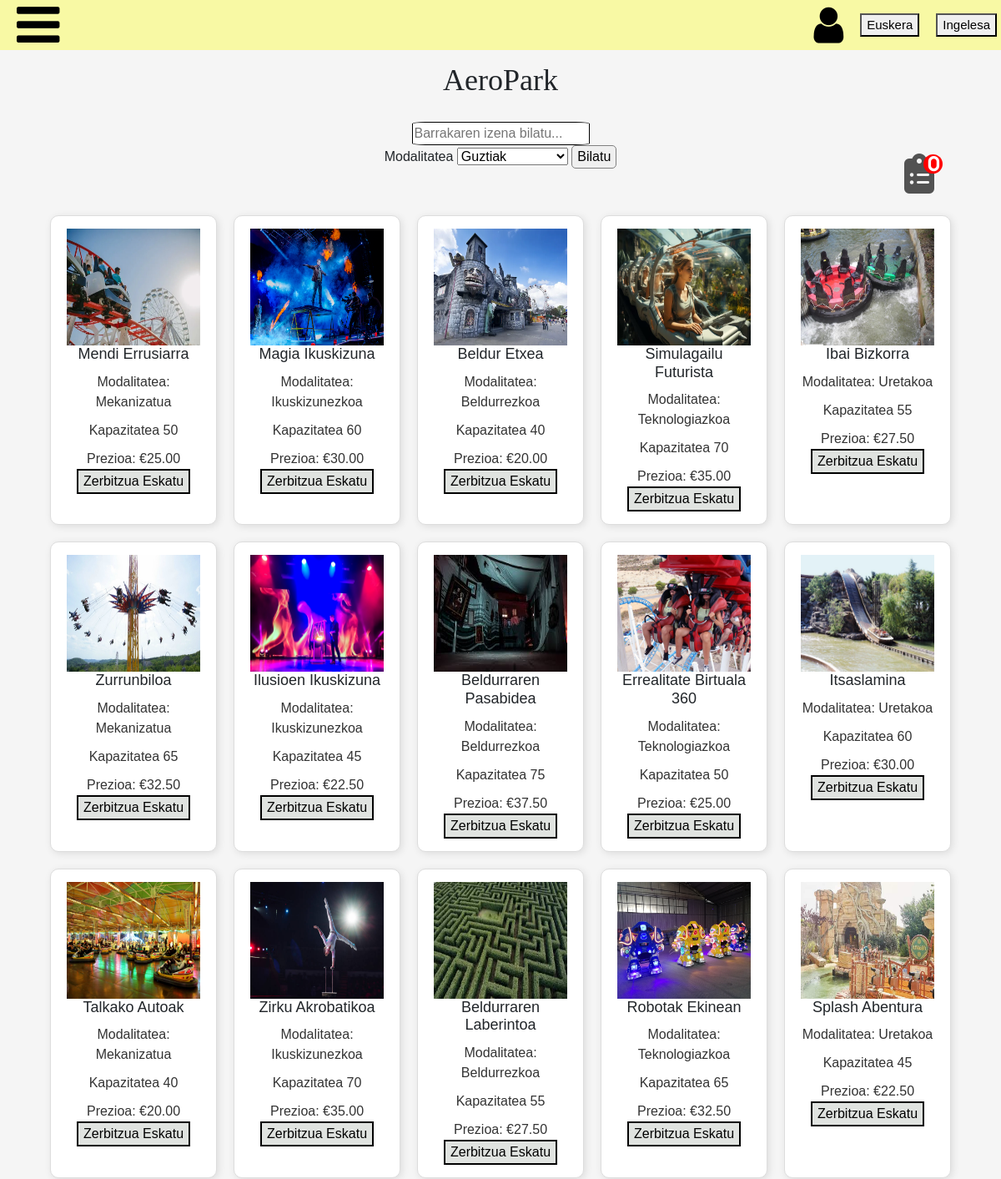
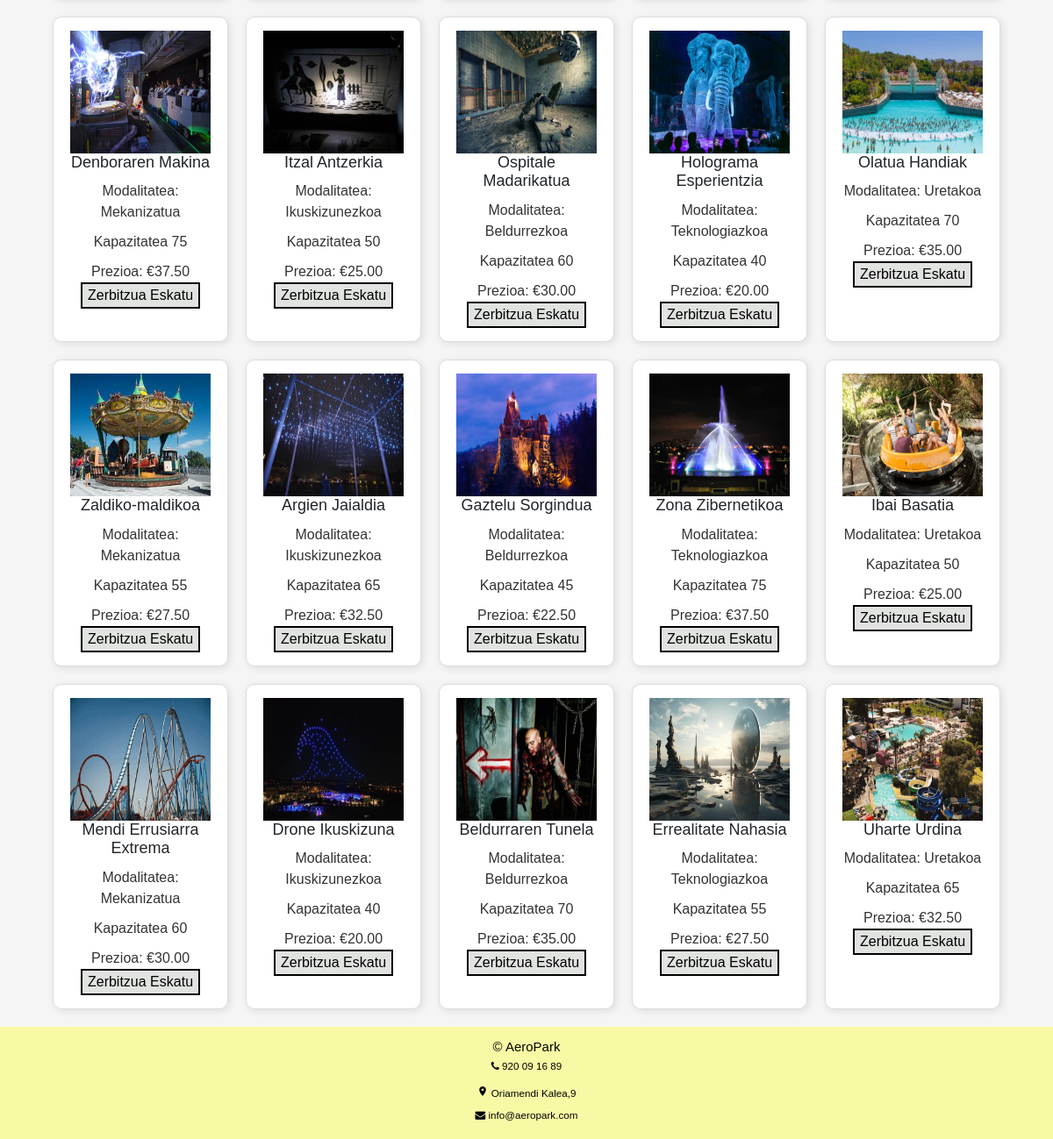
/web/zerbitzuOrria/zerbitzuOrria.php, run on the app's committed database (2 pictures, top to bottom).
### tables this page shows
CREATE TABLE `barraka` (
  `idBarraka` int NOT NULL AUTO_INCREMENT,
  `izena` varchar(45) NOT NULL,
  `modalitatea` enum('Mekanizatua','Uretakoa','Teknologiazkoa','Beldurrezkoa','Ikuskizunezkoa') NOT NULL,
  `kapazitatea` int NOT NULL,
  `prezioa` double NOT NULL,
  `irudia` varchar(100) DEFAULT NULL,
  `Langilea_idLangilea` int NOT NULL,
  PRIMARY KEY (`idBarraka`),
  KEY `fk_Barraka_Langilea1_idx` (`Langilea_idLangilea`),
  CONSTRAINT `fk_Barraka_Langilea1` FOREIGN KEY (`Langilea_idLangilea`) REFERENCES `langilea` (`idLangilea`)
);

### web/zerbitzuOrria/zerbitzuOrria.php (the view, shortened to what this page needs)
<?php
 require_once("../header/header.php");
$conn = konexioaSortu();
require_once("../konfigurazioa/layoutTop.php");
$bilatu = isset($_GET["izenaBilatu"]) ? htmlspecialchars($_GET["izenaBilatu"]) : '';
$sql = "SELECT izena, modalitatea, kapazitatea, prezioa, irudia FROM barraka";
$emaitza = $conn->query($sql);
?>
<html>
<head>
    <?php require_once("../head.php"); ?>
</head>
<body>
    <div class="content-osoa">
        <h1 id="enpresaIzena">AeroPark</h1>
        <form id="filtro" method="GET" action="zerbitzuOrria.php">
            <input type="text" name="izenaBilatu" placeholder="Barrakaren izena bilatu..." /><br>
            <label for="modalitatea">Modalitatea</label>
            <select id="modalitatea" name="modalitatea">
                <option value="">Guztiak</option>
            </select>
            <button id="botoia" type="submit">Bilatu</button>
        </form>
        <div id="barrakaErreserba-ikonoa">
            <a href="barrakaErreserba.php">
                <i class="fa fa-clipboard-list" id="barrakaErreserba">
                    <span id="erreserba-kopurua">0</span>
                </i>
            </a>
        </div>
        <div id="zerbitzuak">
            <?php
            if ($emaitza->num_rows > 0) {
                while ($row = $emaitza->fetch_assoc()) {
                    if (strpos(strtolower($row["izena"]), strtolower($bilatu)) !== false) {
                        $barrakaIzena = $row["izena"];
                        $barrakaIrudi = "../CSS+Irudiak/BarrakaIrudiak/" . $row["irudia"];
                        echo "<div class='barraka'>";
                        echo "<img src='" . $barrakaIrudi . "' height='140px' width='160px' alt='" . htmlspecialchars($barrakaIzena) . "'>";
                        echo "<h3>" . htmlspecialchars($row["izena"]) . "</h3>";
                        echo "<p>Modalitatea: " . htmlspecialchars($row["modalitatea"]) . "</p>";
                        echo "<p>Kapazitatea " . htmlspecialchars($row["kapazitatea"]) . "</p>";
                        echo "<p>Prezioa: €" . number_format($row["prezioa"], 2) . "</p>";
                        echo "<button class='zerbitzuEskatu' data-izena='" . htmlspecialchars($row["izena"]) . "' data-prezioa='" . $row["prezioa"] . "'>Zerbitzua Eskatu</button>";
                        echo "</div>";
                    }
                }
            } else {
                echo "<p>Ez dago barrakarik.</p>";
            }
            ?>
        </div>
    </div>
    <?php require_once("../footer.php"); ?>
</body>
</html>

### web/header/header.php (shortened to what this page needs)
<head>
    <link rel="stylesheet" href="../header/header.css">
</head>
<div class="header">
    <a href="javascript:void(0);" class="ikonoa">
        <i class="fa fa-bars" id="irudia"></i>
    </a>
    <div class="kontuak">
        <?php if (isset($_SESSION['erabiltzailea'])): ?>
            <a href="../saioaHasi/saioaItxi.php" id="saioaItxiLink">Saioa Itxi</a>
        <?php else: ?>
            <a href="../saioaHasi/saioaHasi.php"><i class="fa fa-user" id="login"></i></a>
        <?php endif; ?>
        <button class="translate" data-lang="en">Euskera</button>
        <button class="translate" data-lang="eu">Ingelesa</button>
    </div>
</div>

### web/konfigurazioa/layoutTop.php (shortened to what this page needs)
<!DOCTYPE HTML>
<html lang="es">
<head>
    <link href="https://cdnjs.cloudflare.com/ajax/libs/font-awesome/6.5.1/css/all.min.css" rel="stylesheet">
    <link href="https://cdn.jsdelivr.net/npm/bootstrap@5.3.2/dist/css/bootstrap.min.css" rel="stylesheet">
    <link href="../CSS+Irudiak/css.css" rel="stylesheet">
</head>
<body class=""></body>

### web/head.php (shortened to what this page needs)
<link rel="stylesheet" href="../CSS+Irudiak/css.css">
<link rel="stylesheet" href="https://cdnjs.cloudflare.com/ajax/libs/font-awesome/4.7.0/css/font-awesome.min.css">

### web/footer.php
<footer>
    <div class="footer">
        <div class="footer-content">
            <h3 id="footerIzenburua">&#169; AeroPark</h3>
            <p><i class="fa fa-phone"></i> 920 09 16 89</p>
            <p><i class="material-icons" style="font-size:13px;">place</i> Oriamendi Kalea,9</p>
            <p><i class="fa fa-envelope"></i> info@aeropark.com</p>
        </div>
    </div>
</footer>

### web/header/header.css (style rules this page uses)
body { top: 0px !important; position: relative !important; }
.header { height: 60px; max-height: 60px; overflow: hidden; }

### web/CSS+Irudiak/css.css (style rules this page uses)
body { font-family: Arial, Helvetica, sans-serif; margin: 0; display: grid; grid-template-rows: auto 1fr auto; min-height: 100vh; background-color: rgb(231, 228, 228); background-color: var(--mainColor); top: 0px !important; padding: 0; }
#enpresaIzena { text-align: center; font-family: Georgia, 'Times New Roman', Times, serif; font-size: 36px; margin-top: 15px; }
a { text-decoration: none; color: black; }
.header { background-color: rgb(237, 218, 160); display: grid; grid-template-columns: 1fr 3fr; position: relative; padding-right: 5px; background-color: var(--menuColor); }
#login { font-size: 35px; float: right; }
form { padding: 20px; }
input { border: 1px solid black; border-radius: 8%; }
label { font-size: 16px; }
.kontuak { display: flex; justify-content: right; align-items: center; gap: 20px; }
.content-osoa { transform: translateY(0) !important; transition: none !important; }
#zerbitzuak { display: flex; flex-wrap: wrap; gap: 20px; padding: 20px; justify-content: center; }
.barraka { border: 1px solid #ddd; padding: 15px; border-radius: 10px; box-shadow: 2px 2px 10px rgba(0, 0, 0, 0.1); width: 200px; text-align: center; background: #fff; }
.barraka h3 { margin: 0; font-size: 18px; }
.barraka p { color: #333; font-size: 16px; margin: 10px 0 0; }
.footer { position: static; background-color: rgb(237, 218, 160); color: rgb(3, 3, 3); text-align: center; padding: 4px; background-color: var(--menuColor); }
.footer-content { font-size: 11.7px; text-align: center; line-height: 0.6; }
#footerIzenburua { font-size: 15px; margin-top: 10px; }
.ikonoa { font-size: 40px; margin: auto; }
.zerbitzuEskatu { background-color: rgb(224, 227, 224); border: 2px solid black; }
.translate { font-size: 10px }
#barrakaErreserba-ikonoa { position: fixed; top: 165px; right: 40px; font-size: 18px; }
#barrakaErreserba { color: rgb(82, 82, 82); cursor: pointer; font-size: 1.8em; }
#erreserba-kopurua { position: absolute; top: 0; left: 65%; background: red; color: white; font-size: 14px; font-weight: bold; border-radius: 50%; width: 18px; height: 18px; display: flex; justify-content: center; align-items: center; }
@media screen and (min-width: 480px) { .header { padding-bottom: 7px; } }
@media screen and (min-width: 480px) { #login { font-size: 50px; justify-content: right; } }
@media screen and (min-width: 480px) { .kontuak { margin-right: 0; } }
@media screen and (min-width: 480px) { #filtro { text-align: center; } }
@media screen and (min-width: 480px) { #botoia { border-radius: 5px; border: 1px solid grey; } }
@media screen and (min-width: 480px) { .ikonoa { font-size: 60px; margin-left: 20px; } }
@media screen and (min-width: 480px) { .translate { font-size: 15px } }
@media screen and (min-width: 480px) { #barrakaErreserba-ikonoa { top: 125px; right: 80px; font-size: 24px; } }
@media screen and (min-width: 480px) { #barrakaErreserba { font-size: 2em; } }
@media screen and (min-width: 480px) { #erreserba-kopurua { font-size: 20px; border-radius: 50%; width: 23px; height: 23px; } }

### data on the page
barraka: irudia (picture), izena "Mendi Errusiarra", modalitatea "Mekanizatua", kapazitatea "50", prezioa "25.00"
barraka: irudia (picture), izena "Magia Ikuskizuna", modalitatea "Ikuskizunezkoa", kapazitatea "60", prezioa "30.00"
barraka: irudia (picture), izena "Beldur Etxea", modalitatea "Beldurrezkoa", kapazitatea "40", prezioa "20.00"
barraka: irudia (picture), izena "Simulagailu Futurista", modalitatea "Teknologiazkoa", kapazitatea "70", prezioa "35.00"
barraka: irudia (picture), izena "Ibai Bizkorra", modalitatea "Uretakoa", kapazitatea "55", prezioa "27.50"
barraka: irudia+izena (picture), izena "Zurrunbiloa", modalitatea "Mekanizatua", kapazitatea "65", prezioa "32.50"
barraka: irudia (picture), izena "Ilusioen Ikuskizuna", modalitatea "Ikuskizunezkoa", kapazitatea "45", prezioa "22.50"
barraka: irudia (picture), izena "Beldurraren Pasabidea", modalitatea "Beldurrezkoa", kapazitatea "75", prezioa "37.50"
barraka: irudia (picture), izena "Errealitate Birtuala 360", modalitatea "Teknologiazkoa", kapazitatea "50", prezioa "25.00"
barraka: irudia+izena (picture), izena "Itsaslamina", modalitatea "Uretakoa", kapazitatea "60", prezioa "30.00"
barraka: irudia (picture), izena "Talkako Autoak", modalitatea "Mekanizatua", kapazitatea "40", prezioa "20.00"
barraka: irudia (picture), izena "Zirku Akrobatikoa", modalitatea "Ikuskizunezkoa", kapazitatea "70", prezioa "35.00"
barraka: irudia (picture), izena "Beldurraren Laberintoa", modalitatea "Beldurrezkoa", kapazitatea "55", prezioa "27.50"
barraka: irudia (picture), izena "Robotak Ekinean", modalitatea "Teknologiazkoa", kapazitatea "65", prezioa "32.50"
barraka: irudia (picture), izena "Splash Abentura", modalitatea "Uretakoa", kapazitatea "45", prezioa "22.50"
barraka: irudia (picture), izena "Denboraren Makina", modalitatea "Mekanizatua", kapazitatea "75", prezioa "37.50"
barraka: irudia (picture), izena "Itzal Antzerkia", modalitatea "Ikuskizunezkoa", kapazitatea "50", prezioa "25.00"
barraka: irudia (picture), izena "Ospitale Madarikatua", modalitatea "Beldurrezkoa", kapazitatea "60", prezioa "30.00"
barraka: irudia (picture), izena "Holograma Esperientzia", modalitatea "Teknologiazkoa", kapazitatea "40", prezioa "20.00"
barraka: irudia (picture), izena "Olatua Handiak", modalitatea "Uretakoa", kapazitatea "70", prezioa "35.00"
barraka: irudia (picture), izena "Zaldiko-maldikoa", modalitatea "Mekanizatua", kapazitatea "55", prezioa "27.50"
barraka: irudia (picture), izena "Argien Jaialdia", modalitatea "Ikuskizunezkoa", kapazitatea "65", prezioa "32.50"
barraka: irudia (picture), izena "Gaztelu Sorgindua", modalitatea "Beldurrezkoa", kapazitatea "45", prezioa "22.50"
barraka: irudia (picture), izena "Zona Zibernetikoa", modalitatea "Teknologiazkoa", kapazitatea "75", prezioa "37.50"
barraka: irudia (picture), izena "Ibai Basatia", modalitatea "Uretakoa", kapazitatea "50", prezioa "25.00"
barraka: irudia (picture), izena "Mendi Errusiarra Extrema", modalitatea "Mekanizatua", kapazitatea "60", prezioa "30.00"
barraka: irudia (picture), izena "Drone Ikuskizuna", modalitatea "Ikuskizunezkoa", kapazitatea "40", prezioa "20.00"
barraka: irudia (picture), izena "Beldurraren Tunela", modalitatea "Beldurrezkoa", kapazitatea "70", prezioa "35.00"
barraka: irudia (picture), izena "Errealitate Nahasia", modalitatea "Teknologiazkoa", kapazitatea "55", prezioa "27.50"
barraka: irudia (picture), izena "Uharte Urdina", modalitatea "Uretakoa", kapazitatea "65", prezioa "32.50"
